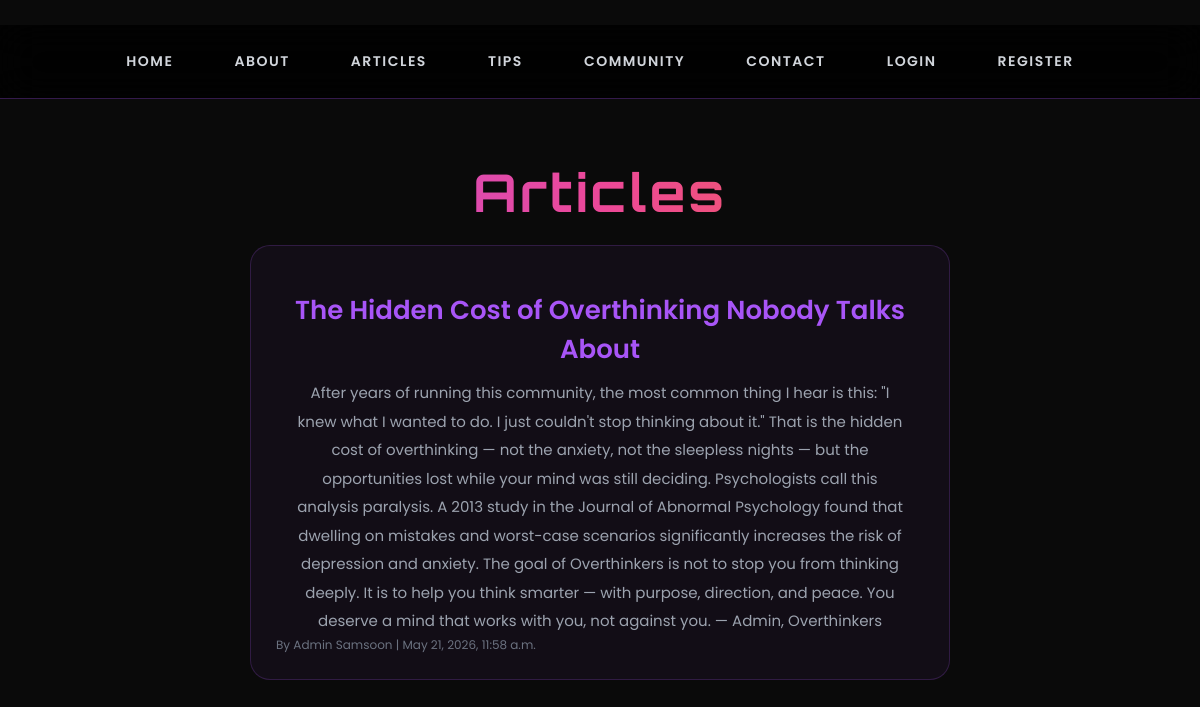
The app's page /articles/ with its own data.
### myapp/models.py (models this page shows, shortened)
class Article(models.Model):
    title = models.CharField(max_length=200)
    content = models.TextField()
    date = models.DateTimeField(auto_now_add=True)
    likes = models.ManyToManyField(User, related_name='liked_articles', blank=True)

### myapp/views.py (the view)
# urls.py: path('articles/', views.articles, name='articles'),
def articles(request):
    all_articles = Article.objects.all().order_by('-date')
    return render(request, 'articles.html', {'articles': all_articles})

### myapp/templates/articles.html (shortened to what this page needs)
﻿{% load static %}
<!DOCTYPE html>
<html>
<head>
    <link rel="stylesheet" href="{% static 'css/style.css' %}">
</head>
<body>
    <nav>
        <a href="/">Home</a>
        <a href="/about/">About</a>
        <a href="/articles/">Articles</a>
        <a href="/tips/">Tips</a>
        <a href="/community/">Community</a>
        <a href="/contact/">Contact</a>
        {% if user.is_authenticated %}
        <a href="/logout/">Logout ({{ user.username }})</a>
        {% else %}
        <a href="/login/">Login</a>
        <a href="/register/">Register</a>
        {% endif %}
    </nav>
    <h1>Articles</h1>
    {% for article in articles %}
    <div>
        <h2>{{ article.title }}</h2>
        <p>{{ article.content }}</p>
        <small>By Admin Samsoon | {{ article.date }}</small>
    </div>
    {% empty %}
    <p>No articles yet! Check back soon.</p>
    {% endfor %}
</body>
</html>

### myapp/static/css/style.css (style rules this page uses)
* { margin: 0; padding: 0; box-sizing: border-box; }
body { font-family: 'Poppins', sans-serif; color: white; min-height: 100vh; background: #0a0a0a; overflow-x: hidden; }
nav { background: rgba(0,0,0,0.8); backdrop-filter: blur(20px); padding: 18px 40px; display: flex; justify-content: center; gap: 25px; position: sticky; top: 0; border-bottom: 1px solid rgba(168,85,247,0.3); z-index: 100; }
nav a { color: #d1d5db; text-decoration: none; font-size: 14px; font-weight: 600; padding: 8px 18px; border-radius: 25px; transition: all 0.3s; letter-spacing: 1.5px; text-transform: uppercase; }
h1 { font-family: 'Orbitron', sans-serif; font-size: 52px; text-align: center; margin-top: 60px; background: linear-gradient(to right, #a855f7, #ec4899, #f97316); -webkit-background-clip: text; -webkit-text-fill-color: transparent; letter-spacing: 3px; }
h2 { font-size: 26px; text-align: center; color: #a855f7; margin-top: 20px; font-weight: 600; }
p { text-align: center; font-size: 15px; color: #9ca3af; margin-top: 10px; line-height: 1.9; padding: 0 20px; }
div { background: rgba(168,85,247,0.05); border: 1px solid rgba(168,85,247,0.2); border-radius: 20px; padding: 25px; margin: 20px auto; max-width: 700px; transition: all 0.3s; }
a { color: #a855f7; text-decoration: none; transition: all 0.3s; }
small { color: #6b7280; font-size: 12px; }
::placeholder { color: rgba(255,255,255,0.3); }

### records on screen
Article: title "The Hidden Cost of Overthinking Nobody Talks About", content "After years of running this community, the most common thing I hear is this: \"I knew what I wanted to do. I just couldn't stop thinking about it.\" That is the hidden cost of overthinking — not the anxiety, not the sleepless nights — but the opportunities lost while your mind was still deciding. Psychologists call this analysis paralysis. A 2013 study in the Journal of Abnormal Psychology found that dwelling on mistakes and worst-case scenarios significantly increases the risk of depression and anxiety. The goal of Overthinkers is not to stop you from thinking deeply. It is to help you think smarter — with purpose, direction, and peace. You deserve a mind that works with you, not against…", date "May 21, 2026, 11:58 a.m."
